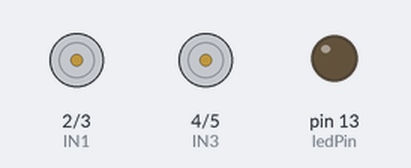
Simulated run of this sketch. Board: Arduino Uno, built with avr-gcc and run on an emulated ATmega328P. Shown: motor-driver pin pairs drawn as motors (green arrow = first pin HIGH = forward, orange = second pin HIGH = backward, longer = more drive), output pins drawn as LEDs (lit = HIGH).

Above: at 0.4 s.
Timing chart, 0 to 3.7 s (numbered marks = the images above):
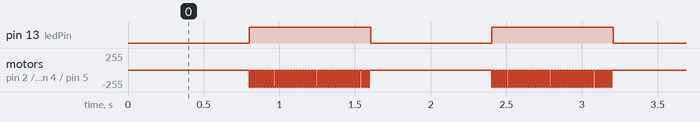

The sketch:

twodcmotors.ino
```cpp
/*
 Ejemplo de control de motor DC usando modulo L298
 http://electronilab.co/tienda/driver-dual-para-motores-full-bridge-l298n/

 El programa activa el motor en un sentido por 4 segundos,
 para el motor por 500 ms, activa el motor en sentido inverso por 4 segundos
 y se detiene por 5 segundos. Luego repite la acción indefinidamente.

 Creado 16/05/14
 por Andres Cruz
 ELECTRONILAB.CO
 */

// constants won't change. Used here to set a pin number :
const int ledPin =  13;      // the number of the LED pin

// Variables will change :
int ledState = LOW;             // ledState used to set the LED

// Generally, you should use "unsigned long" for variables that hold time
// The value will quickly become too large for an int to store
unsigned long previousMillis = 0;        // will store last time LED was updated

// constants won't change :
const long interval = 800;           // interval at which to blink (milliseconds)

int IN4 = 5;
int IN3 = 4;
int IN2 = 3;
int IN1 = 2;

void setup()
{
  pinMode (IN4, OUTPUT);    // Input4 conectada al pin 4
  pinMode (IN3, OUTPUT);    // Input3 conectada al pin 5
  pinMode (IN2, OUTPUT);    // Input4 conectada al pin 3
  pinMode (IN1, OUTPUT);    // Input3 conectada al pin 2

  // set the digital pin as output:
  pinMode(ledPin, OUTPUT);
}

void blinkme()
{
  // here is where you'd put code that needs to be running all the time.

  // check to see if it's time to blink the LED; that is, if the
  // difference between the current time and last time you blinked
  // the LED is bigger than the interval at which you want to
  // blink the LED.
  unsigned long currentMillis = millis();

  if(currentMillis - previousMillis >= interval) {
    // save the last time you blinked the LED
    previousMillis = currentMillis;

    // if the LED is off turn it on and vice-versa:
    if (ledState == LOW)
      ledState = HIGH;
    else
      ledState = LOW;

    // set the LED with the ledState of the variable:
    digitalWrite(ledPin, ledState);
  }
}


int motorstate=0;

void loop()
{
  blinkme();

  if (ledState == HIGH)
  switch (motorstate)
  {
    case 0:
      // Motor gira en un sentido
      digitalWrite (IN4, HIGH);
      digitalWrite (IN3, LOW);
      digitalWrite (IN2, HIGH);
      digitalWrite (IN1, LOW);
      motorstate++;
      break;
    default:
      // Motor no gira
      digitalWrite (IN4, LOW);
      digitalWrite (IN3, LOW);
      digitalWrite (IN2, LOW);
      digitalWrite (IN1, LOW);
    motorstate=0;break;
  }

  delay(10);
}
```

Measured:
- by itself, pin 13 (ledPin): alternates HIGH for 0.80 s and LOW for 0.80 s
- by itself, motor on pin 2 (IN1) / pin 3 (IN2), motor on pin 4 (IN3) / pin 5 (IN4): repeats every 1.6 s: backward 255/255 0.01 s, stopped 0.81 s, 39 × (backward 255/255 0.01 s, stopped 0.01 s)
